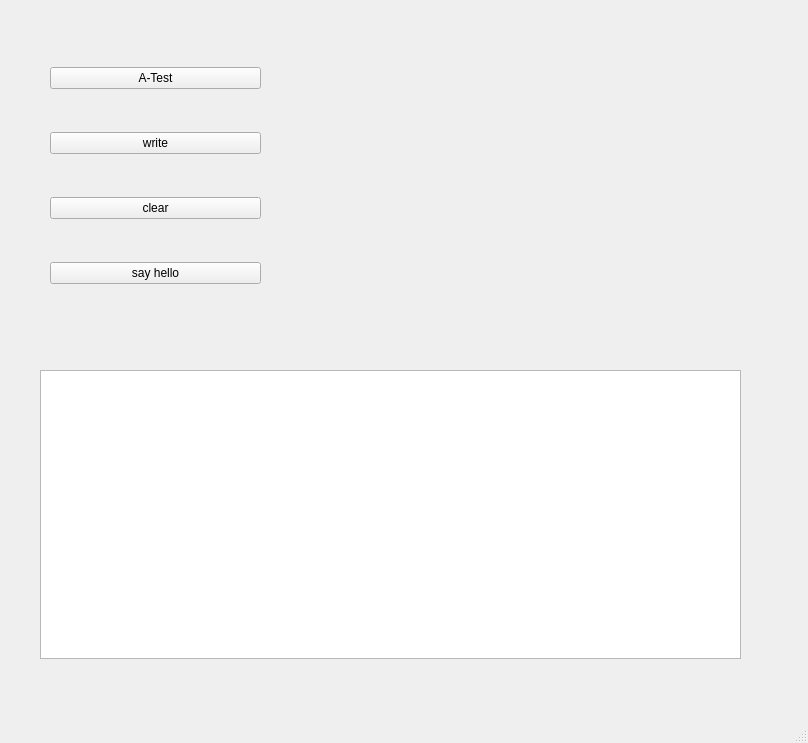
<?xml version="1.0" encoding="UTF-8"?>
<ui version="4.0">
 <class>MainWindow</class>
 <widget class="QMainWindow" name="MainWindow">
  <property name="geometry">
   <rect>
    <x>0</x>
    <y>0</y>
    <width>808</width>
    <height>743</height>
   </rect>
  </property>
  <property name="windowTitle">
   <string>MainWindow</string>
  </property>
  <widget class="QWidget" name="centralwidget">
   <widget class="QWidget" name="verticalLayoutWidget">
    <property name="geometry">
     <rect>
      <x>50</x>
      <y>30</y>
      <width>211</width>
      <height>291</height>
     </rect>
    </property>
    <layout class="QVBoxLayout" name="verticalLayout">
     <item>
      <widget class="QPushButton" name="pushButton">
       <property name="text">
        <string>A-Test</string>
       </property>
      </widget>
     </item>
     <item>
      <widget class="QPushButton" name="pushButton_2">
       <property name="text">
        <string>write</string>
       </property>
      </widget>
     </item>
     <item>
      <widget class="QPushButton" name="pushButton_3">
       <property name="text">
        <string>clear</string>
       </property>
      </widget>
     </item>
     <item>
      <widget class="QPushButton" name="pushButton_4">
       <property name="text">
        <string>say hello</string>
       </property>
      </widget>
     </item>
    </layout>
   </widget>
   <widget class="QWidget" name="verticalLayoutWidget_2">
    <property name="geometry">
     <rect>
      <x>320</x>
      <y>30</y>
      <width>231</width>
      <height>291</height>
     </rect>
    </property>
    <layout class="QVBoxLayout" name="verticalLayout_2">
     <item>
      <widget class="QLabel" name="label">
       <property name="text">
        <string/>
       </property>
      </widget>
     </item>
     <item>
      <widget class="QLabel" name="label_2">
       <property name="text">
        <string/>
       </property>
      </widget>
     </item>
     <item>
      <widget class="QLabel" name="label_3">
       <property name="text">
        <string/>
       </property>
      </widget>
     </item>
    </layout>
   </widget>
   <widget class="QTextBrowser" name="textBrowser">
    <property name="geometry">
     <rect>
      <x>40</x>
      <y>370</y>
      <width>701</width>
      <height>289</height>
     </rect>
    </property>
    <property name="tabletTracking">
     <bool>false</bool>
    </property>
    <property name="autoFillBackground">
     <bool>false</bool>
    </property>
    <property name="tabChangesFocus">
     <bool>true</bool>
    </property>
    <property name="readOnly">
     <bool>false</bool>
    </property>
   </widget>
  </widget>
  <widget class="QMenuBar" name="menubar">
   <property name="geometry">
    <rect>
     <x>0</x>
     <y>0</y>
     <width>808</width>
     <height>26</height>
    </rect>
   </property>
  </widget>
  <widget class="QStatusBar" name="statusbar"/>
 </widget>
 <resources/>
 <connections/>
</ui>
